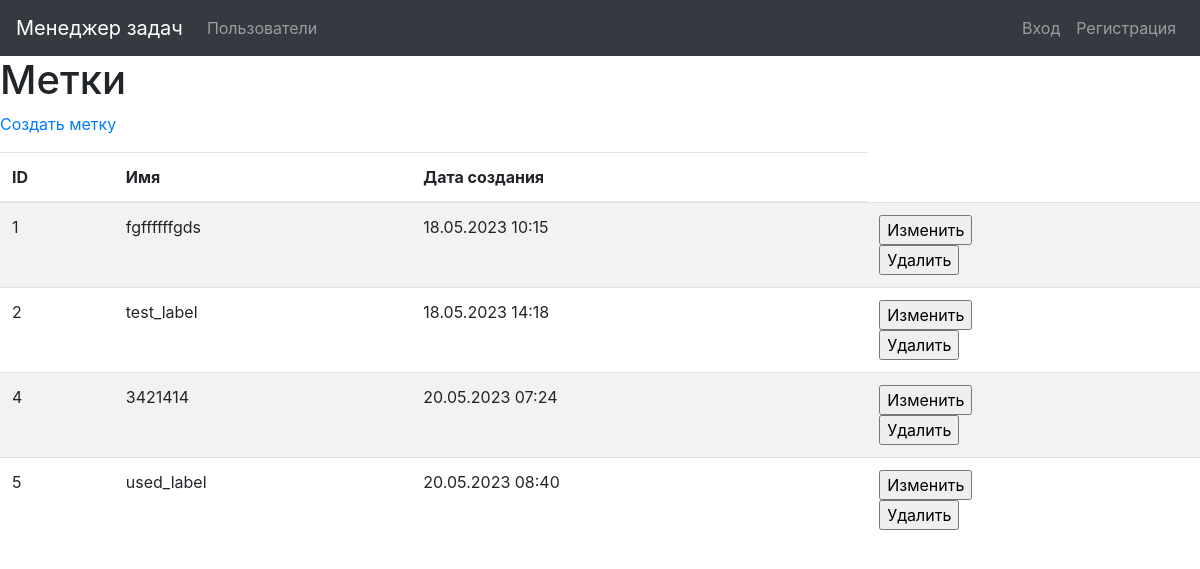
Screenshot of /labels/ with the database file from the repository.
### task_manager/labels/models.py (models this page shows, shortened)
class Label(models.Model):
    name = models.CharField(_('Name'), max_length=100, unique=True)
    created_at = models.DateTimeField(default=timezone.now)

### task_manager/labels/views.py (the view)
# urls.py: path('', views.LabelsListView.as_view(),
class LabelsListView(ListView):
    model = Label
    template_name = 'label/label_list.html'
    context_object_name = 'labels'

### task_manager/templates/label/label_list.html (shortened to what this page needs)
{% extends "base.html" %}
{% block content %}
{% load i18n %}
<h1>{% translate "Labels" %}</h1>
<p><a href="{% url 'label_create' %}">{% translate "Create label" %}</a></p>
<div class="table-responsive">
  <table class="table table-striped">
    <thead>
      <tr>
        <th>{% translate "ID" %}</th>
        <th>{% translate "Name" %}</th>
        <th>{% translate "Creation date" %}</th>
      </tr>
    </thead>
    <tbody>
    {% for label in labels %}
      <tr>
        <td>{{ label.id }}</td>
        <td>{{ label.name }}</td>
        <td>{{ label.created_at|date:"d.m.Y H:i" }}</td>
        <td>
          <form action="{% url 'label_update' pk=label.id %}" method="get">
          <input type="submit" value="Изменить">
          </form>
          <form action="{% url 'label_delete' pk=label.id %}" method="get">
          <input type="submit" value="Удалить">
          </form>
        </td>
      </tr>
      {% endfor %}
      </tbody>
</table>
  </div>
{% endblock %}

### rows the page displays
Label: id "1", name "fgffffffgds", created_at "18.05.2023 10:15"
Label: id "2", name "test_label", created_at "18.05.2023 14:18"
Label: id "4", name "3421414", created_at "20.05.2023 07:24"
Label: id "5", name "used_label", created_at "20.05.2023 08:40"
